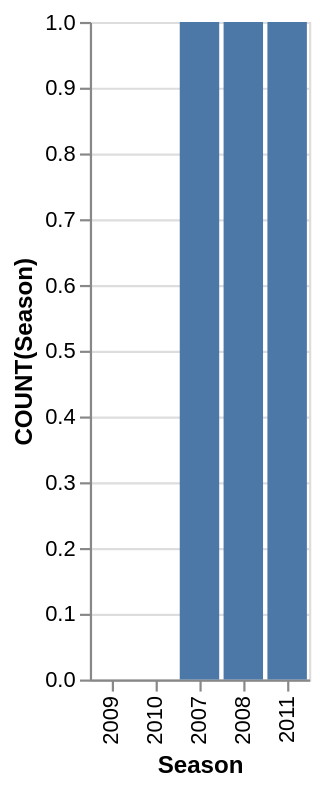

The Vega-Lite source for this figure:
### Vega-Lite specification from a JSON file in a GitHub repository (floating-point values rounded to 4 significant figures)
{"data": {"values": [{"x_data": "2009", "y_data": 0}, {"x_data": "2010", "y_data": 0}, {"x_data": "2007", "y_data": 1}, {"x_data": "2008", "y_data": 1}, {"x_data": "2011", "y_data": 1}]}, "mark": "bar", "encoding": {"x": {"field": "x_data", "type": "nominal", "title": "Season", "sort": {"op": "sum", "field": "y_data", "order": "ascending"}}, "y": {"field": "y_data", "type": "quantitative", "title": "COUNT(Season)"}}}
